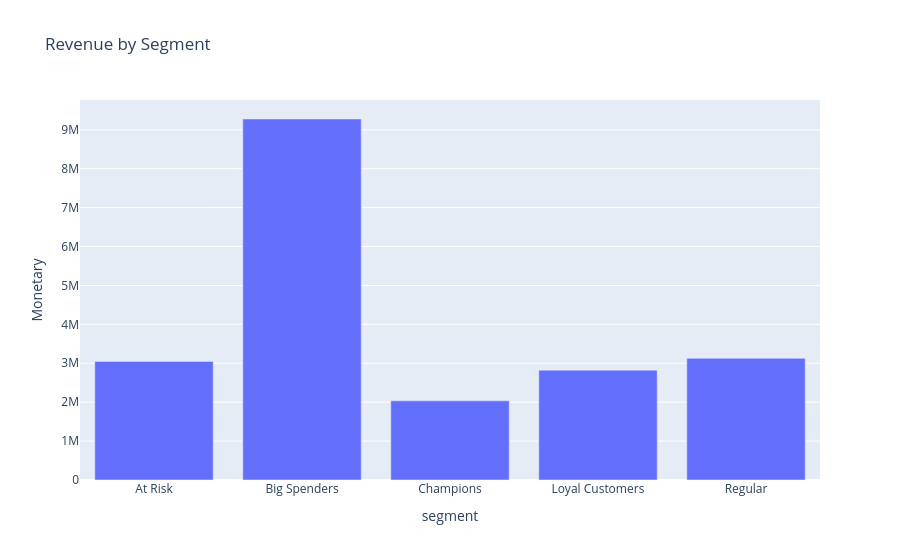

Write notebook code for a chart like this one.
### Markdown cell above
Revenue by Segment

### Code cell
seg_rev = rfm.groupby('segment')['Monetary'].sum().reset_index()

fig = px.bar(seg_rev, x ='segment', y= 'Monetary',
             title = 'Revenue by Segment')
fig.show()

### Figure 1 — Plotly figure (JSON) as saved in the notebook; plotly's stock layout.template omitted (floating-point values rounded to 4 significant figures)
{"data": [{"hovertemplate": "segment=%{x}<br>Monetary=%{y}<extra></extra>", "legendgroup": "", "marker": {"color": "#636efa", "pattern": {"shape": ""}}, "name": "", "orientation": "v", "showlegend": false, "textposition": "auto", "type": "bar", "x": ["At Risk", "Big Spenders", "Champions", "Loyal Customers", "Regular"], "xaxis": "x", "y": [3048000.0, 9277000.0, 2034000.0, 2823000.0, 3126000.0], "yaxis": "y"}], "layout": {"barmode": "relative", "legend": {"tracegroupgap": 0}, "title": {"text": "Revenue by Segment"}, "xaxis": {"anchor": "y", "domain": [0, 1], "title": {"text": "segment"}}, "yaxis": {"anchor": "x", "domain": [0, 1], "title": {"text": "Monetary"}}}}
